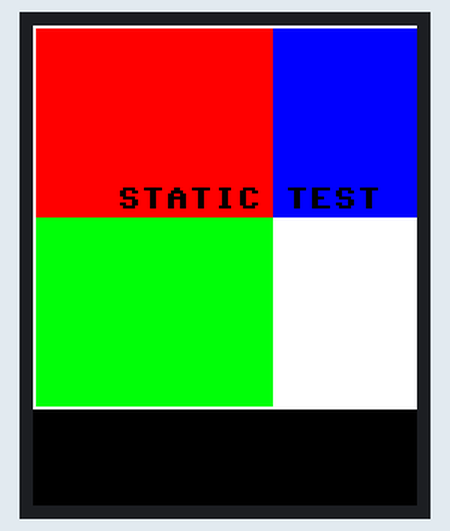
The program below on a simulated Raspberry Pi Pico running MicroPython. Shown: 128×160 colour display. Library files of the repository ran but are not shown: st7735_1inch8.py; what the program prints to the serial console is not drawn. At 1.4 s the program stops and its outputs stay as they are.

Above: at 1.3 s.

The program:

lcd_static_blocks.py
```python
from machine import Pin, PWM  # pyright: ignore[reportMissingImports]
import lcd  # pyright: ignore[reportMissingImports]


def panel565(r, g, b):
    # Encode as R,B,G for this panel's G/B swap behavior.
    # Blue correction reduces violet cast on this panel.
    rr, gg, bb = r, g, b
    if bb > 160 and rr < 100 and gg < 140:
        rr = 0 if rr < 12 else rr - 12
        gg = 255 if gg > 243 else gg + 12
    return ((rr & 0xF8) << 8) | ((bb & 0xFC) << 3) | (gg >> 3)


def main():
    bl = PWM(Pin(13))
    bl.freq(1000)
    bl.duty_u16(36000)

    d = lcd.LCD_1inch8()
    d.fill(0x0000)

    # Static, no animation: best for detecting pure signal noise.
    d.fill_rect(0, 0, 80, 64, panel565(255, 0, 0))       # red
    d.fill_rect(80, 0, 80, 64, panel565(0, 255, 0))      # green
    d.fill_rect(0, 64, 80, 64, panel565(0, 0, 255))      # blue
    d.fill_rect(80, 64, 80, 64, panel565(255, 255, 255)) # white

    d.rect(0, 0, 160, 128, 0xFFFF)
    d.text("STATIC TEST", 28, 54, 0x0000)
    d.show()
    print("STATIC_BLOCKS_DONE")


if __name__ == "__main__":
    main()
```

lcd.py
```python
# Pico LCD adapter module.
# Expects st7735_1inch8.py to be present on the Pico filesystem.

from st7735_1inch8 import LCD_1inch8  # pyright: ignore[reportMissingImports]
```
